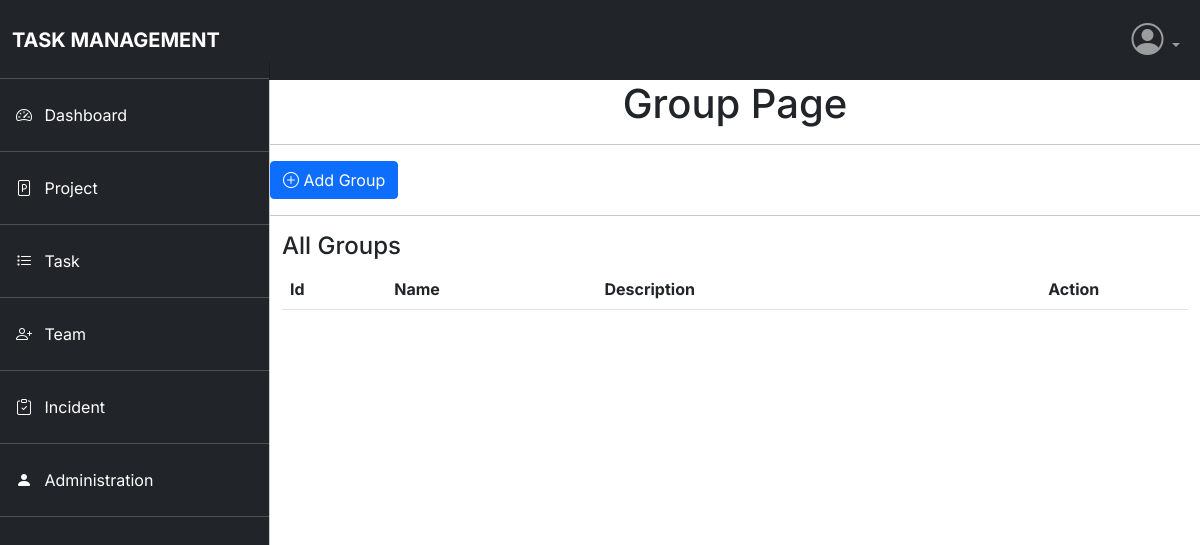
The app's page /addgroup/addgroup, older data.
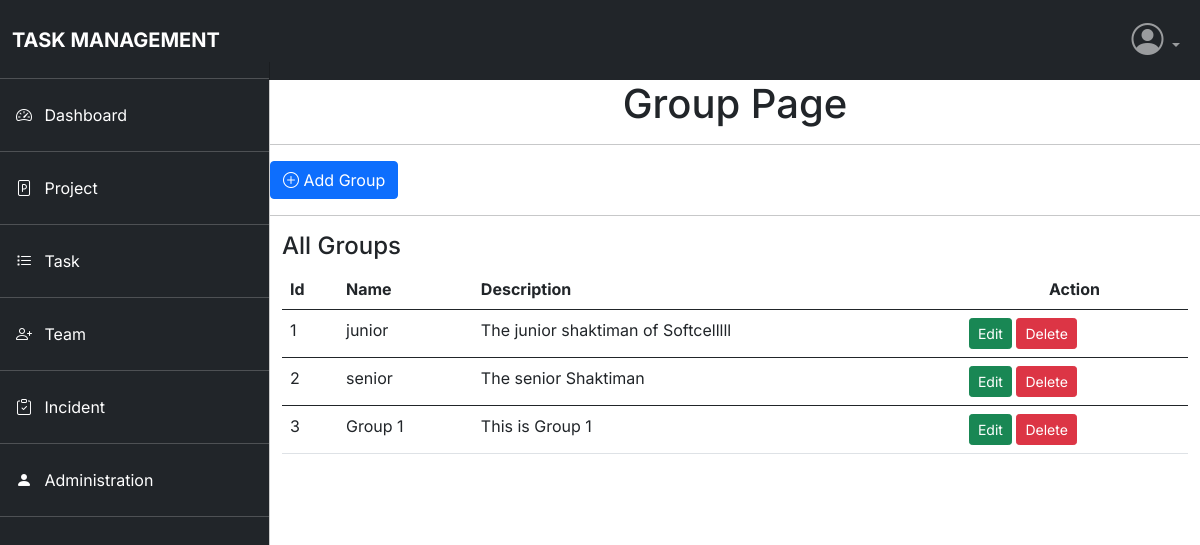
The same page, newer data.
### group/models.py (models this page shows, shortened)
class Group(models.Model):
    name= models.CharField(max_length=120)
    desc= models.CharField(max_length=120)

### group/views.py (the view)
# urls.py: path('addgroup',views.addgroup,name='addgroup'),
def addgroup(request):
    form = GroupForm()
    all_groups = Group.objects.all()
    if request.method=="POST":
        form = GroupForm(request.POST)
        if form.is_valid():
            form.save()
            return redirect('addgroup')
    return render(request,'group/addgroup.html',{"form":form,"all_groups":all_groups})

### templates/group/addgroup.html (shortened to what this page needs)
{% extends 'accounts/base.html' %}
{% block content %}
<h1 style="text-align:center">Group Page</h1>
<hr />
<button type="button" class="btn btn-primary btn-div" data-bs-toggle="modal" data-bs-target="#exampleModal"
  data-bs-whatever="@getbootstrap">
  <i class="bi bi-plus-circle"></i>
  Add Group
</button>
<hr>
<div class="justify-content-center container">
  <h4>All Groups</h4>
  <table class="table">
    <thead class="thead-dark">
      <tr>
        <th scope="col">Id</th>
        <th scope="col">Name</th>
        <th scope="col">Description</th>
        <th scope="col "><center>Action</center>
        </th>
      </tr>
    </thead>
    {% for group in all_groups %}
    <tbody>
      <tr>
        <td>{{group.id}}</td>
        <td>{{group.name}}</td>
        <td>{{group.desc}}</td>
        <td><a href="{% url 'update-group' group.id %}"><button type="button" class="btn btn-sm btn-success">Edit</button></a>
          <a href="{% url 'delete-group' group.id %}"><button type="button"
              class="btn btn-sm btn-danger">Delete</button></a>
        </td>
      </tr>
    </tbody>
    {% endfor %}
  </table>
</div>
{% endblock %}

### templates/accounts/base.html (shortened to what this page needs)
<!DOCTYPE html>
<html lang="en">
<head>
  <link href="https://cdn.jsdelivr.net/npm/bootstrap@5.0.2/dist/css/bootstrap.min.css" rel="stylesheet"
 />
  {% load static %}
  <link rel="stylesheet" type="text/css" href="{% static 'accounts/base.css' %}">
</head>
<body>
  <header>
    <nav class="navbar navbar-expand-lg navbar-dark bg-dark">
      <div class="container-fluid">
        <a class="navbar-brand fw-bold text-uppercase me-auto ms-lg-0 ms-3" href="{% url 'base' %}">Task Management</a>
        <div class="collapse navbar-collapse" id="navbarSupportedContent">
          <ul class="navbar-nav mb-2 mb-lg-0 ms-auto">
            <li class="nav-item dropdown">
              <a class="nav-link dropdown-toggle" href="#" id="navbarDropdown" role="button" data-bs-toggle="dropdown"
                aria-expanded="false">
                <i class="bi bi-person-circle" style="font-size: 2rem"></i>
              </a>
            </li>
          </ul>
        </div>
      </div>
    </nav>
    <div class="offcanvas offcanvas-start sidebar-nav bg-dark" tabindex="-1" id="sidebar">
      <div class="offcanvas-body p-0">
        <nav class="navbar-dark">
          <ul class="navbar-nav">
            <li class="my-2">
              <hr class="dropdown-divider bg-light" />
            </li>
            <li>
              <a href="{% url 'dashboard' %}" class="nav-link px-3 active">
                <span class="me-2"><i class="bi bi-speedometer2"></i></span>
                <span>Dashboard</span>
              </a>
            </li>
            <li class="my-2">
              <hr class="dropdown-divider bg-light" />
            </li>
            <li>
              <a href="{% url 'addproject' %}" class="nav-link px-3 active">
                <span class="me-2"><i class="bi bi-file-ppt"></i></span>
                <span>Project</span>
              </a>
            </li>
            <li class="my-2">
              <hr class="dropdown-divider bg-light" />
            </li>
            <li>
              <a href="{% url 'addtask' %}" class="nav-link px-3 active">
                <span class="me-2"><i class="bi bi-list-task"></i></span>
                <span>Task</span>
              </a>
            </li>
            <li class="my-2">
              <hr class="dropdown-divider bg-light" />
            </li>
            <li>
              <a href="{% url 'addgroup' %}" class="nav-link px-3 active">
                <span class="me-2"><i class="bi bi-person-plus"></i></span>
                <span>Team</span>
              </a>
            </li>
            <li class="my-2">
              <hr class="dropdown-divider bg-light" />
            </li>
            <li>
              <a href="{% url 'addincident' %}" class="nav-link px-3 active">
                <span class="me-2"><i class="bi bi-clipboard-check"></i></span>
                <span>Incident</span>
              </a>
            </li>
            <li class="my-2">
              <hr class="dropdown-divider bg-light" />
            </li>
            <li>
              <a href="{% url 'user' %}" class="nav-link px-3 active">
                <span class="me-2"><i class="bi bi-person-fill"></i></span>
                <span>Administration</span>
              </a>
            </li>
            <li class="my-2"><hr class="dropdown-divider bg-light" /></li>
          </ul>
        </nav>
      </div>
    </div>
  </header>
  <main>
    {% block content %}{% endblock %}
  </main>
  <br>
  <br>
  <br>
</body>
</body>
</html>

### static/accounts/base.css (style rules this page uses)
body, button { font-family: "Inter", sans-serif; }
:root { --offcanvas-width: 270px; --topNavbarHeight: 62px; }
.sidebar-nav { width: var(--offcanvas-width); }
@media (min-width: 992px) { body { overflow: auto !important; } }
@media (min-width: 992px) { main { margin-left: var(--offcanvas-width); } }
@media (min-width: 992px) { .sidebar-nav { -webkit-transform: none; transform: none; visibility: visible !important; height: calc(100% - var(--topNavbarHeight)); top: var(--topNavbarHeight); } }

Row changes from the older to the newer data that the page shows:
added Group: id "1", name "junior", desc "The junior shaktiman of Softcelllll"
added Group: id "2", name "senior", desc "The senior Shaktiman"
added Group: id "3", name "Group 1", desc "This is Group 1"
